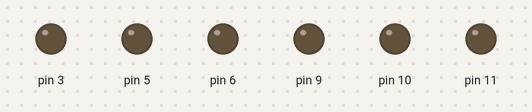
A sketch run on a simulated Arduino Uno, built with avr-gcc and run on an emulated ATmega328P. On the bench: output pins drawn as LEDs (lit = HIGH).

Above: at 0.05 s.
At 0.65 s:
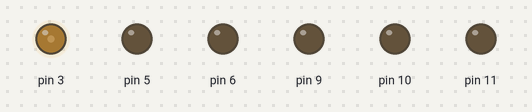
At 1.25 s:
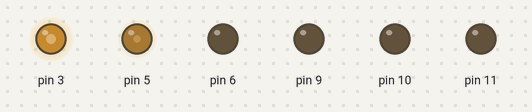
At 2.5 s:
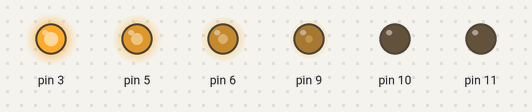
At 3.75 s:
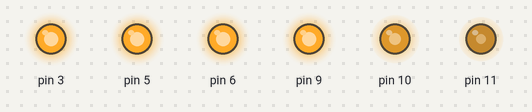
At 5.0 s:
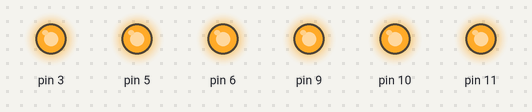
Timing chart, 0 to 6.5 s (numbered marks = the images above):
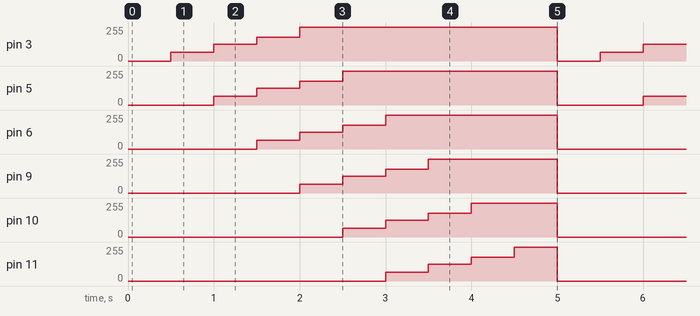

Measured:
- by itself, pin 3: repeats every 5.0 s: 127/255 0.50 s, 180/255 0.50 s, 255/255 3.0 s, 0/255 0.50 s, 64/255 0.50 s
- by itself, pin 5: repeats every 5.0 s: 127/255 0.50 s, 180/255 0.50 s, 255/255 2.5 s, 0/255 1.0 s, 64/255 0.50 s
- by itself, pin 6: repeats every 5.0 s: 127/255 0.50 s, 180/255 0.50 s, 255/255 2.0 s, 0/255 1.5 s, 64/255 0.50 s
- by itself, pin 9: repeats every 5.0 s: 127/255 0.50 s, 180/255 0.50 s, 255/255 1.5 s, 0/255 2.0 s, 64/255 0.50 s
- by itself, pin 10: repeats every 5.0 s: 127/255 0.50 s, 180/255 0.50 s, 255/255 1.0 s, 0/255 2.5 s, 64/255 0.50 s
- by itself, pin 11: repeats every 5.0 s: 127/255 0.50 s, 180/255 0.50 s, 255/255 0.50 s, 0/255 3.0 s, 64/255 0.50 s

The sketch:

encesa_progressiva.ino
```cpp
void setup()
{
  pinMode(11,OUTPUT);
  pinMode(10,OUTPUT);
  pinMode(9,OUTPUT);
  pinMode(6,OUTPUT);
  pinMode(5,OUTPUT);
  pinMode(3,OUTPUT);
  int(i);
}
void loop()
{
  analogWrite(11,0);
  analogWrite(10,0);
  analogWrite(9,0);
  analogWrite(6,0);
  analogWrite(5,0);
  analogWrite(3,0);
  delay(500);
  analogWrite(11,0);
  analogWrite(10,0);
  analogWrite(9,0);
  analogWrite(6,0);
  analogWrite(5,0);
  analogWrite(3,64);
  delay(500);
  analogWrite(11,0);
  analogWrite(10,0);
  analogWrite(9,0);
  analogWrite(6,0);
  analogWrite(5,64);
  analogWrite(3,127);
  delay(500);
  analogWrite(11,0);
  analogWrite(10,0);
  analogWrite(9,0);
  analogWrite(6,64);
  analogWrite(5,127);
  analogWrite(3,180);
  delay(500);
  analogWrite(11,0);
  analogWrite(10,0);
  analogWrite(9,64);
  analogWrite(6,127);
  analogWrite(5,180);
  analogWrite(3,255);
  delay(500);
  analogWrite(11,0);
  analogWrite(10,64);
  analogWrite(9,127);
  analogWrite(6,180);
  analogWrite(5,255);
  analogWrite(3,255);
  delay(500);
  analogWrite(11,64);
  analogWrite(10,127);
  analogWrite(9,180);
  analogWrite(6,255);
  analogWrite(5,255);
  analogWrite(3,255);
  delay(500);
  analogWrite(11,127);
  analogWrite(10,180);
  analogWrite(9,255);
  analogWrite(6,255);
  analogWrite(5,255);
  analogWrite(3,255);
  delay(500);
  analogWrite(11,180);
  analogWrite(10,255);
  analogWrite(9,255);
  analogWrite(6,255);
  analogWrite(5,255);
  analogWrite(3,255);
  delay(500);
  analogWrite(11,255);
  analogWrite(10,255);
  analogWrite(9,255);
  analogWrite(6,255);
  analogWrite(5,255);
  analogWrite(3,255);
  delay(500);
}
```
